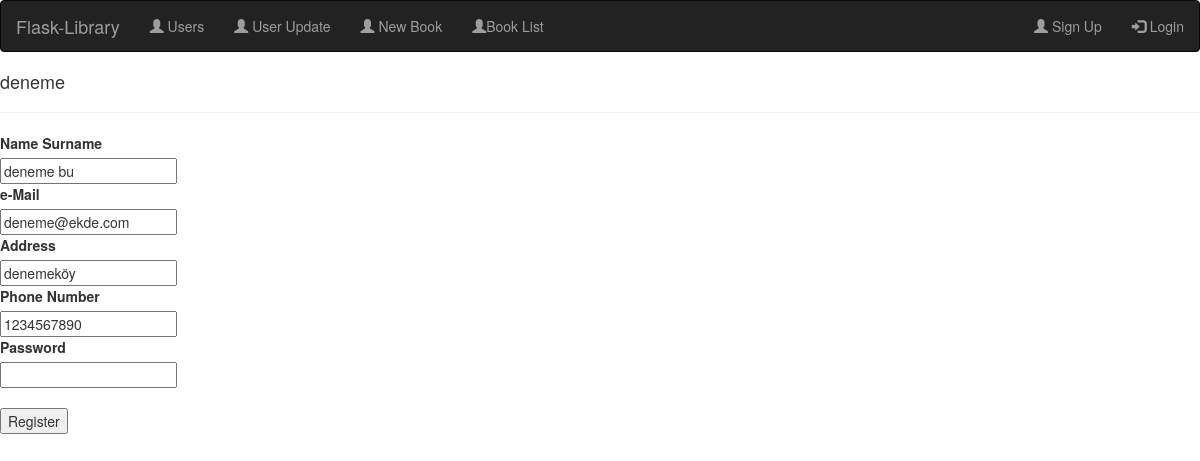
Screenshot of /adminupdate/2 with the database file from the repository.
### main.py (models this page shows)
class  Users(db.Model):
    id = db.Column(db.Integer(), primary_key=True)
    username = db.Column(db.String(), nullable=False)
    name = db.Column(db.String(), nullable=False)
    email = db.Column(db.String(), nullable=False)
    password = db.Column(db.String(), nullable=False)
    address = db.Column(db.String(), nullable=False)
    phone_number = db.Column(db.String(), nullable=False)
    activate = db.Column(db.Boolean(), nullable=False)
    book=db.relationship('Books', backref='owner', lazy=True)

### main.py (the view, shortened to what this page needs)
@app.route('/adminupdate/<string:id>', methods=['GET','POST'])
def AdminUpdate(id):
    form =UserRegisterForm(request.form)
    user = Users.query.filter_by(id=id).first()
    if request.method=='GET':
        form.name.data = user.name
        form.address.data = user.address
        form.email.data  = user.email
        form.phone_number.data = user.phone_number
        form.password.data = user.password
    return render_template('userupdate.html', form=form, user=user, id=id)

### main.py
class UserRegisterForm(Form):
    username = StringField('Username', validators=[DataRequired(), validators.length(min=4, max=20)])
    name=StringField("Name Surname", validators=[DataRequired(), validators.length(min=5, max=20)])
    email = StringField("e-Mail", validators=[DataRequired(), validators.Email()])
    address=StringField("Address", validators=[DataRequired()])
    phone_number=StringField("Phone Number", validators=[DataRequired(), validators.length(10)])
    password = PasswordField("Password", validators=[validators.length(min=5, max=16),validators.EqualTo('confirm', message='Passwords must match')])
    confirm = PasswordField("Repeat Password")

### templates/userupdate.html
{%extends './components/navbar.html'%}
{%block content%}
{% from "formhelpers.html" import render_field %}
<h4>{{user.username}}</h4>
<hr>
<form method=post>
  <dl>
    {{ render_field(form.name) }}
    {{ render_field(form.email) }}
    {{ render_field(form.address) }}
    {{ render_field(form.phone_number) }}
    {{ render_field(form.password) }}
  </dl>
  <p><input type=submit value=Register>
</form>
{%endblock%}

### rows the page displays
Users: username "deneme", name "deneme bu", email "deneme@ekde.com", address "denemeköy", phone_number "1234567890"

### other values shown
{{ field.label }} "Name Surname e-Mail Address Phone Number Password"
